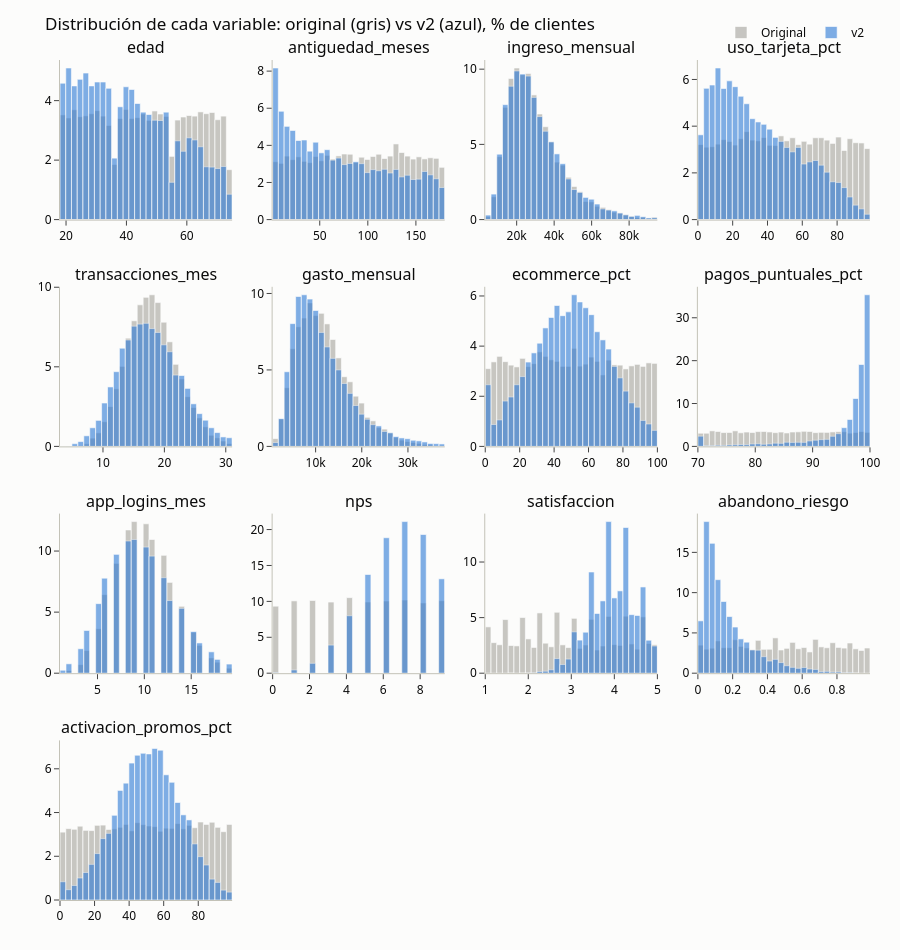

Notebook source saved alongside this figure:
### Code cell
fig = make_subplots(rows=4, cols=4, subplot_titles=NUM, vertical_spacing=0.08, horizontal_spacing=0.05)
for i, v in enumerate(NUM):
    lo, hi = np.percentile(np.r_[original[v], clientes[v]], [0, 99.5])
    bins = dict(start=lo, end=hi, size=(hi - lo) / 30)
    for n in ["Original", "v2"]:
        fig.add_histogram(x=DATASETS[n][v], xbins=bins, histnorm="percent", name=n, legendgroup=n, showlegend=(i == 0),
                          marker_color=COLOR_DS[n], opacity=0.6,
                          hovertemplate=v + ": %{x}<br>%{y:.1f}% de clientes<extra>" + n + "</extra>",
                          row=i // 4 + 1, col=i % 4 + 1)
fig.update_layout(height=950, barmode="overlay", bargap=0.02, title="Distribución de cada variable: original (gris) vs v2 (azul), % de clientes",
                  legend=dict(orientation="h", y=1.05, x=1, xanchor="right"))
fig.show()

### Figure 1 — Plotly figure (JSON) as saved in the notebook; plotly's stock layout.template omitted (floating-point values rounded to 4 significant figures; data arrays with more than 128 entries replaced by an {"elided": "..."} marker saying what was removed)
{"data": [{"histnorm": "percent", "hovertemplate": "edad: %{x}<br>%{y:.1f}% de clientes<extra>Original</extra>", "legendgroup": "Original", "marker": {"color": "#a3a29c"}, "name": "Original", "opacity": 0.6, "showlegend": true, "type": "histogram", "x": {"elided": "10000 int values"}, "xaxis": "x", "xbins": {"end": 75.0, "size": 1.9, "start": 18.0}, "yaxis": "y"}, {"histnorm": "percent", "hovertemplate": "edad: %{x}<br>%{y:.1f}% de clientes<extra>v2</extra>", "legendgroup": "v2", "marker": {"color": "#2a78d6"}, "name": "v2", "opacity": 0.6, "showlegend": true, "type": "histogram", "x": {"elided": "10000 int values"}, "xaxis": "x", "xbins": {"end": 75.0, "size": 1.9, "start": 18.0}, "yaxis": "y"}, {"histnorm": "percent", "hovertemplate": "antiguedad_meses: %{x}<br>%{y:.1f}% de clientes<extra>Original</extra>", "legendgroup": "Original", "marker": {"color": "#a3a29c"}, "name": "Original", "opacity": 0.6, "showlegend": false, "type": "histogram", "x": {"elided": "10000 int values"}, "xaxis": "x2", "xbins": {"end": 180.0, "size": 5.967, "start": 1.0}, "yaxis": "y2"}, {"histnorm": "percent", "hovertemplate": "antiguedad_meses: %{x}<br>%{y:.1f}% de clientes<extra>v2</extra>", "legendgroup": "v2", "marker": {"color": "#2a78d6"}, "name": "v2", "opacity": 0.6, "showlegend": false, "type": "histogram", "x": {"elided": "10000 int values"}, "xaxis": "x2", "xbins": {"end": 180.0, "size": 5.967, "start": 1.0}, "yaxis": "y2"}, {"histnorm": "percent", "hovertemplate": "ingreso_mensual: %{x}<br>%{y:.1f}% de clientes<extra>Original</extra>", "legendgroup": "Original", "marker": {"color": "#a3a29c"}, "name": "Original", "opacity": 0.6, "showlegend": false, "type": "histogram", "x": {"elided": "10000 float values"}, "xaxis": "x3", "xbins": {"end": 95080.0, "size": 3062.0, "start": 3232.0}, "yaxis": "y3"}, {"histnorm": "percent", "hovertemplate": "ingreso_mensual: %{x}<br>%{y:.1f}% de clientes<extra>v2</extra>", "legendgroup": "v2", "marker": {"color": "#2a78d6"}, "name": "v2", "opacity": 0.6, "showlegend": false, "type": "histogram", "x": {"elided": "10000 float values"}, "xaxis": "x3", "xbins": {"end": 95080.0, "size": 3062.0, "start": 3232.0}, "yaxis": "y3"}, {"histnorm": "percent", "hovertemplate": "uso_tarjeta_pct: %{x}<br>%{y:.1f}% de clientes<extra>Original</extra>", "legendgroup": "Original", "marker": {"color": "#a3a29c"}, "name": "Original", "opacity": 0.6, "showlegend": false, "type": "histogram", "x": {"elided": "10000 float values"}, "xaxis": "x4", "xbins": {"end": 98.9, "size": 3.297, "start": 0.0}, "yaxis": "y4"}, {"histnorm": "percent", "hovertemplate": "uso_tarjeta_pct: %{x}<br>%{y:.1f}% de clientes<extra>v2</extra>", "legendgroup": "v2", "marker": {"color": "#2a78d6"}, "name": "v2", "opacity": 0.6, "showlegend": false, "type": "histogram", "x": {"elided": "10000 float values"}, "xaxis": "x4", "xbins": {"end": 98.9, "size": 3.297, "start": 0.0}, "yaxis": "y4"}, {"histnorm": "percent", "hovertemplate": "transacciones_mes: %{x}<br>%{y:.1f}% de clientes<extra>Original</extra>", "legendgroup": "Original", "marker": {"color": "#a3a29c"}, "name": "Original", "opacity": 0.6, "showlegend": false, "type": "histogram", "x": {"elided": "10000 int values"}, "xaxis": "x5", "xbins": {"end": 32.0, "size": 0.9667, "start": 3.0}, "yaxis": "y5"}, {"histnorm": "percent", "hovertemplate": "transacciones_mes: %{x}<br>%{y:.1f}% de clientes<extra>v2</extra>", "legendgroup": "v2", "marker": {"color": "#2a78d6"}, "name": "v2", "opacity": 0.6, "showlegend": false, "type": "histogram", "x": {"elided": "10000 int values"}, "xaxis": "x5", "xbins": {"end": 32.0, "size": 0.9667, "start": 3.0}, "yaxis": "y5"}, {"histnorm": "percent", "hovertemplate": "gasto_mensual: %{x}<br>%{y:.1f}% de clientes<extra>Original</extra>", "legendgroup": "Original", "marker": {"color": "#a3a29c"}, "name": "Original", "opacity": 0.6, "showlegend": false, "type": "histogram", "x": {"elided": "10000 float values"}, "xaxis": "x6", "xbins": {"end": 37970.0, "size": 1243.0, "start": 687.5}, "yaxis": "y6"}, {"histnorm": "percent", "hovertemplate": "gasto_mensual: %{x}<br>%{y:.1f}% de clientes<extra>v2</extra>", "legendgroup": "v2", "marker": {"color": "#2a78d6"}, "name": "v2", "opacity": 0.6, "showlegend": false, "type": "histogram", "x": {"elided": "10000 float values"}, "xaxis": "x6", "xbins": {"end": 37970.0, "size": 1243.0, "start": 687.5}, "yaxis": "y6"}, {"histnorm": "percent", "hovertemplate": "ecommerce_pct: %{x}<br>%{y:.1f}% de clientes<extra>Original</extra>", "legendgroup": "Original", "marker": {"color": "#a3a29c"}, "name": "Original", "opacity": 0.6, "showlegend": false, "type": "histogram", "x": {"elided": "10000 float values"}, "xaxis": "x7", "xbins": {"end": 100.0, "size": 3.333, "start": 0.0}, "yaxis": "y7"}, {"histnorm": "percent", "hovertemplate": "ecommerce_pct: %{x}<br>%{y:.1f}% de clientes<extra>v2</extra>", "legendgroup": "v2", "marker": {"color": "#2a78d6"}, "name": "v2", "opacity": 0.6, "showlegend": false, "type": "histogram", "x": {"elided": "10000 float values"}, "xaxis": "x7", "xbins": {"end": 100.0, "size": 3.333, "start": 0.0}, "yaxis": "y7"}, {"histnorm": "percent", "hovertemplate": "pagos_puntuales_pct: %{x}<br>%{y:.1f}% de clientes<extra>Original</extra>", "legendgroup": "Original", "marker": {"color": "#a3a29c"}, "name": "Original", "opacity": 0.6, "showlegend": false, "type": "histogram", "x": {"elided": "10000 float values"}, "xaxis": "x8", "xbins": {"end": 100.0, "size": 1.0, "start": 70.0}, "yaxis": "y8"}, {"histnorm": "percent", "hovertemplate": "pagos_puntuales_pct: %{x}<br>%{y:.1f}% de clientes<extra>v2</extra>", "legendgroup": "v2", "marker": {"color": "#2a78d6"}, "name": "v2", "opacity": 0.6, "showlegend": false, "type": "histogram", "x": {"elided": "10000 float values"}, "xaxis": "x8", "xbins": {"end": 100.0, "size": 1.0, "start": 70.0}, "yaxis": "y8"}, {"histnorm": "percent", "hovertemplate": "app_logins_mes: %{x}<br>%{y:.1f}% de clientes<extra>Original</extra>", "legendgroup": "Original", "marker": {"color": "#a3a29c"}, "name": "Original", "opacity": 0.6, "showlegend": false, "type": "histogram", "x": {"elided": "10000 int values"}, "xaxis": "x9", "xbins": {"end": 20.0, "size": 0.6333, "start": 1.0}, "yaxis": "y9"}, {"histnorm": "percent", "hovertemplate": "app_logins_mes: %{x}<br>%{y:.1f}% de clientes<extra>v2</extra>", "legendgroup": "v2", "marker": {"color": "#2a78d6"}, "name": "v2", "opacity": 0.6, "showlegend": false, "type": "histogram", "x": {"elided": "10000 int values"}, "xaxis": "x9", "xbins": {"end": 20.0, "size": 0.6333, "start": 1.0}, "yaxis": "y9"}, {"histnorm": "percent", "hovertemplate": "nps: %{x}<br>%{y:.1f}% de clientes<extra>Original</extra>", "legendgroup": "Original", "marker": {"color": "#a3a29c"}, "name": "Original", "opacity": 0.6, "showlegend": false, "type": "histogram", "x": {"elided": "10000 int values"}, "xaxis": "x10", "xbins": {"end": 10.0, "size": 0.3333, "start": 0.0}, "yaxis": "y10"}, {"histnorm": "percent", "hovertemplate": "nps: %{x}<br>%{y:.1f}% de clientes<extra>v2</extra>", "legendgroup": "v2", "marker": {"color": "#2a78d6"}, "name": "v2", "opacity": 0.6, "showlegend": false, "type": "histogram", "x": {"elided": "10000 int values"}, "xaxis": "x10", "xbins": {"end": 10.0, "size": 0.3333, "start": 0.0}, "yaxis": "y10"}, {"histnorm": "percent", "hovertemplate": "satisfaccion: %{x}<br>%{y:.1f}% de clientes<extra>Original</extra>", "legendgroup": "Original", "marker": {"color": "#a3a29c"}, "name": "Original", "opacity": 0.6, "showlegend": false, "type": "histogram", "x": {"elided": "10000 float values"}, "xaxis": "x11", "xbins": {"end": 5.0, "size": 0.1333, "start": 1.0}, "yaxis": "y11"}, {"histnorm": "percent", "hovertemplate": "satisfaccion: %{x}<br>%{y:.1f}% de clientes<extra>v2</extra>", "legendgroup": "v2", "marker": {"color": "#2a78d6"}, "name": "v2", "opacity": 0.6, "showlegend": false, "type": "histogram", "x": {"elided": "10000 float values"}, "xaxis": "x11", "xbins": {"end": 5.0, "size": 0.1333, "start": 1.0}, "yaxis": "y11"}, {"histnorm": "percent", "hovertemplate": "abandono_riesgo: %{x}<br>%{y:.1f}% de clientes<extra>Original</extra>", "legendgroup": "Original", "marker": {"color": "#a3a29c"}, "name": "Original", "opacity": 0.6, "showlegend": false, "type": "histogram", "x": {"elided": "10000 float values"}, "xaxis": "x12", "xbins": {"end": 0.99, "size": 0.033, "start": 0.0}, "yaxis": "y12"}, {"histnorm": "percent", "hovertemplate": "abandono_riesgo: %{x}<br>%{y:.1f}% de clientes<extra>v2</extra>", "legendgroup": "v2", "marker": {"color": "#2a78d6"}, "name": "v2", "opacity": 0.6, "showlegend": false, "type": "histogram", "x": {"elided": "10000 float values"}, "xaxis": "x12", "xbins": {"end": 0.99, "size": 0.033, "start": 0.0}, "yaxis": "y12"}, {"histnorm": "percent", "hovertemplate": "activacion_promos_pct: %{x}<br>%{y:.1f}% de clientes<extra>Original</extra>", "legendgroup": "Original", "marker": {"color": "#a3a29c"}, "name": "Original", "opacity": 0.6, "showlegend": false, "type": "histogram", "x": {"elided": "10000 float values"}, "xaxis": "x13", "xbins": {"end": 99.6, "size": 3.32, "start": 0.0}, "yaxis": "y13"}, {"histnorm": "percent", "hovertemplate": "activacion_promos_pct: %{x}<br>%{y:.1f}% de clientes<extra>v2</extra>", "legendgroup": "v2", "marker": {"color": "#2a78d6"}, "name": "v2", "opacity": 0.6, "showlegend": false, "type": "histogram", "x": {"elided": "10000 float values"}, "xaxis": "x13", "xbins": {"end": 99.6, "size": 3.32, "start": 0.0}, "yaxis": "y13"}], "layout": {"annotations": [{"font": {"size": 16}, "showarrow": false, "text": "edad", "x": 0.1062, "xanchor": "center", "xref": "paper", "y": 1.0, "yanchor": "bottom", "yref": "paper"}, {"font": {"size": 16}, "showarrow": false, "text": "antiguedad_meses", "x": 0.3688, "xanchor": "center", "xref": "paper", "y": 1.0, "yanchor": "bottom", "yref": "paper"}, {"font": {"size": 16}, "showarrow": false, "text": "ingreso_mensual", "x": 0.6313, "xanchor": "center", "xref": "paper", "y": 1.0, "yanchor": "bottom", "yref": "paper"}, {"font": {"size": 16}, "showarrow": false, "text": "uso_tarjeta_pct", "x": 0.8938, "xanchor": "center", "xref": "paper", "y": 1.0, "yanchor": "bottom", "yref": "paper"}, {"font": {"size": 16}, "showarrow": false, "text": "transacciones_mes", "x": 0.1062, "xanchor": "center", "xref": "paper", "y": 0.73, "yanchor": "bottom", "yref": "paper"}, {"font": {"size": 16}, "showarrow": false, "text": "gasto_mensual", "x": 0.3688, "xanchor": "center", "xref": "paper", "y": 0.73, "yanchor": "bottom", "yref": "paper"}, {"font": {"size": 16}, "showarrow": false, "text": "ecommerce_pct", "x": 0.6313, "xanchor": "center", "xref": "paper", "y": 0.73, "yanchor": "bottom", "yref": "paper"}, {"font": {"size": 16}, "showarrow": false, "text": "pagos_puntuales_pct", "x": 0.8938, "xanchor": "center", "xref": "paper", "y": 0.73, "yanchor": "bottom", "yref": "paper"}, {"font": {"size": 16}, "showarrow": false, "text": "app_logins_mes", "x": 0.1062, "xanchor": "center", "xref": "paper", "y": 0.46, "yanchor": "bottom", "yref": "paper"}, {"font": {"size": 16}, "showarrow": false, "text": "nps", "x": 0.3688, "xanchor": "center", "xref": "paper", "y": 0.46, "yanchor": "bottom", "yref": "paper"}, {"font": {"size": 16}, "showarrow": false, "text": "satisfaccion", "x": 0.6313, "xanchor": "center", "xref": "paper", "y": 0.46, "yanchor": "bottom", "yref": "paper"}, {"font": {"size": 16}, "showarrow": false, "text": "abandono_riesgo", "x": 0.8938, "xanchor": "center", "xref": "paper", "y": 0.46, "yanchor": "bottom", "yref": "paper"}, {"font": {"size": 16}, "showarrow": false, "text": "activacion_promos_pct", "x": 0.1062, "xanchor": "center", "xref": "paper", "y": 0.19, "yanchor": "bottom", "yref": "paper"}], "bargap": 0.02, "barmode": "overlay", "height": 950, "legend": {"orientation": "h", "x": 1, "xanchor": "right", "y": 1.05}, "title": {"text": "Distribución de cada variable: original (gris) vs v2 (azul), % de clientes"}, "xaxis": {"anchor": "y", "domain": [0.0, 0.2125]}, "xaxis10": {"anchor": "y10", "domain": [0.2625, 0.475]}, "xaxis11": {"anchor": "y11", "domain": [0.525, 0.7375]}, "xaxis12": {"anchor": "y12", "domain": [0.7875, 1.0]}, "xaxis13": {"anchor": "y13", "domain": [0.0, 0.2125]}, "xaxis14": {"anchor": "y14", "domain": [0.2625, 0.475]}, "xaxis15": {"anchor": "y15", "domain": [0.525, 0.7375]}, "xaxis16": {"anchor": "y16", "domain": [0.7875, 1.0]}, "xaxis2": {"anchor": "y2", "domain": [0.2625, 0.475]}, "xaxis3": {"anchor": "y3", "domain": [0.525, 0.7375]}, "xaxis4": {"anchor": "y4", "domain": [0.7875, 1.0]}, "xaxis5": {"anchor": "y5", "domain": [0.0, 0.2125]}, "xaxis6": {"anchor": "y6", "domain": [0.2625, 0.475]}, "xaxis7": {"anchor": "y7", "domain": [0.525, 0.7375]}, "xaxis8": {"anchor": "y8", "domain": [0.7875, 1.0]}, "xaxis9": {"anchor": "y9", "domain": [0.0, 0.2125]}, "yaxis": {"anchor": "x", "domain": [0.81, 1.0]}, "yaxis10": {"anchor": "x10", "domain": [0.27, 0.46]}, "yaxis11": {"anchor": "x11", "domain": [0.27, 0.46]}, "yaxis12": {"anchor": "x12", "domain": [0.27, 0.46]}, "yaxis13": {"anchor": "x13", "domain": [0.0, 0.19]}, "yaxis14": {"anchor": "x14", "domain": [0.0, 0.19]}, "yaxis15": {"anchor": "x15", "domain": [0.0, 0.19]}, "yaxis16": {"anchor": "x16", "domain": [0.0, 0.19]}, "yaxis2": {"anchor": "x2", "domain": [0.81, 1.0]}, "yaxis3": {"anchor": "x3", "domain": [0.81, 1.0]}, "yaxis4": {"anchor": "x4", "domain": [0.81, 1.0]}, "yaxis5": {"anchor": "x5", "domain": [0.54, 0.73]}, "yaxis6": {"anchor": "x6", "domain": [0.54, 0.73]}, "yaxis7": {"anchor": "x7", "domain": [0.54, 0.73]}, "yaxis8": {"anchor": "x8", "domain": [0.54, 0.73]}, "yaxis9": {"anchor": "x9", "domain": [0.27, 0.46]}}}
